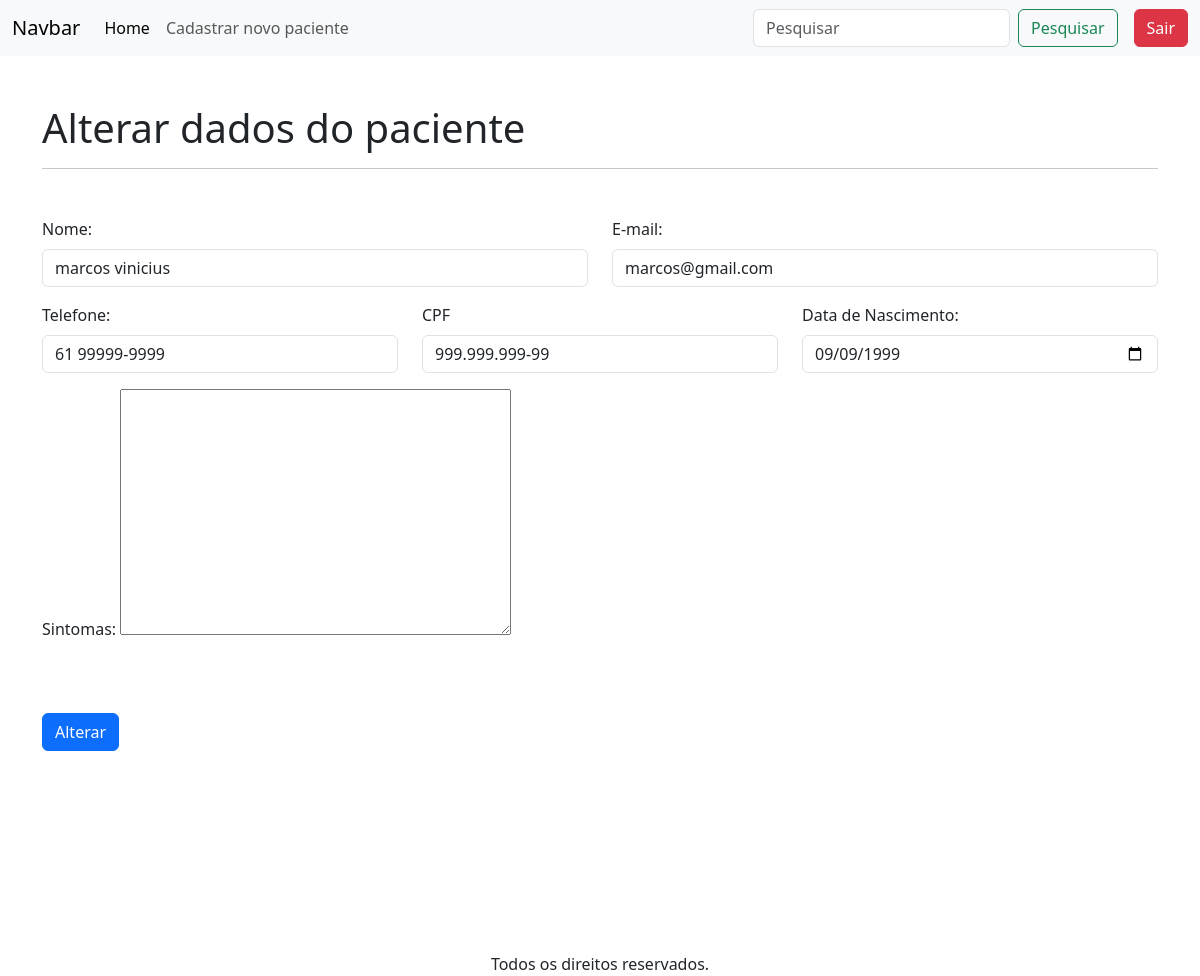
The app's page /alterarPaciente/1 (signed in) with its own data.
### apps/crud/models.py (models this page shows, shortened)
class Paciente(models.Model):
    codigo_paciente = models.AutoField(primary_key=True)
    nome = models.CharField(null=False, blank=False)
    cpf = models.CharField(max_length=14, unique=True, null=False, blank=False)
    email = models.EmailField(unique=True, null=False, blank=False)
    telefone = models.CharField(max_length=15, null=False, blank=False)
    data_nascimento = models.DateField(null=False, blank=False)
    sintomas = models.TextField(null=True, blank=True)

### apps/crud/views.py (the view)
# urls.py: path('alterarPaciente/<int:codigo_paciente>', views.alterar_paciente, name='alterar_paciente'),
@login_required
def alterar_paciente(request,codigo_paciente):
    paciente = Paciente.objects.get(codigo_paciente=codigo_paciente)
    if request.method == 'POST':
        form = PacienteForm(request.POST, instance=paciente)
        if form.is_valid():
            form.save()
            return redirect('index')
    else:
        form = PacienteForm(instance=paciente)
    return render(request, 'alterar_dados.html',{
        'form':form,
        'paciente':paciente,
    })

### apps/crud/templates/alterar_dados.html (shortened to what this page needs)
{% extends 'base-crud.html' %}
{% load static %}
{% block content %}
<h1 class="mt-5">
    Alterar dados do paciente
</h1>
<hr>
<form action="{% url 'alterar_paciente' paciente.codigo_paciente %}" method="POST">
    {% include 'includes/form.html' %}
        <div class="d-flex justify-content-start mt-5 mb-5">
            <button type="submit" class="btn btn-primary">Alterar</button>
        </div>
</form>
{% endblock %}

### apps/crud/templates/includes/form.html (shortened to what this page needs)
<div class="row mt-5">
    <div class="col-12 col-md-6 mb-3">
        <label for="{{ form.nome.id_for_label }}"
         class="form-label">Nome:</label>
         {{ form.nome }}
    </div>
    <div class="col-12 col-md-6 mb-3">
        <label for="{{ form.email.id_for_label }}"
        class="form-label">E-mail:</label>
        {{ form.email }}
    </div>
    <div class="col-12 col-md-6 col-lg-4 mb-3">
        <label for="{{ form.telefone.id_for_label }}"
        class="form-label">Telefone:</label>
        {{ form.telefone }}
    </div>
    <div class="col-12 col-md-6 col-lg-4 mb-3">
        <label for="{{ for.cpf.id_for_label }}"
        class="form-label">CPF</label>
        {{ form.cpf }}
    </div>
    <div class="col-12 col-md-6 col-lg-4 mb-3">
        <label for="{{ form.data_nascimento.id_for_label }}"
        class="form-label">Data de Nascimento:</label>
        {{ form.data_nascimento }}
    </div>
    <div class="col-12 mb-3">
        <label for="{{ form.sintomas.id_for_label }}"
        class="form-label">Sintomas:</label>
        {{ form.sintomas }}
    </div>
</div>

### records on screen
Paciente: nome "marcos vinicius", email "marcos@gmail.com", telefone "61 99999-9999", cpf "999.999.999-99", data_nascimento "09/09/1999"
